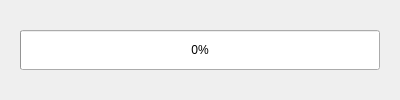
<?xml version="1.0" encoding="UTF-8"?>
<ui version="4.0">
 <class>FileRecvProgress</class>
 <widget class="QDialog" name="FileRecvProgress">
  <property name="geometry">
   <rect>
    <x>0</x>
    <y>0</y>
    <width>400</width>
    <height>100</height>
   </rect>
  </property>
  <property name="windowTitle">
   <string>Progress</string>
  </property>
  <property name="windowIcon">
   <iconset resource="resources.qrc">
    <normaloff>:/icons/icons/client.svg</normaloff>:/icons/icons/client.svg</iconset>
  </property>
  <widget class="QProgressBar" name="progressBar">
   <property name="geometry">
    <rect>
     <x>20</x>
     <y>30</y>
     <width>360</width>
     <height>40</height>
    </rect>
   </property>
   <property name="value">
    <number>0</number>
   </property>
  </widget>
 </widget>
 <resources>
  <include location="resources.qrc"/>
 </resources>
 <connections/>
</ui>
